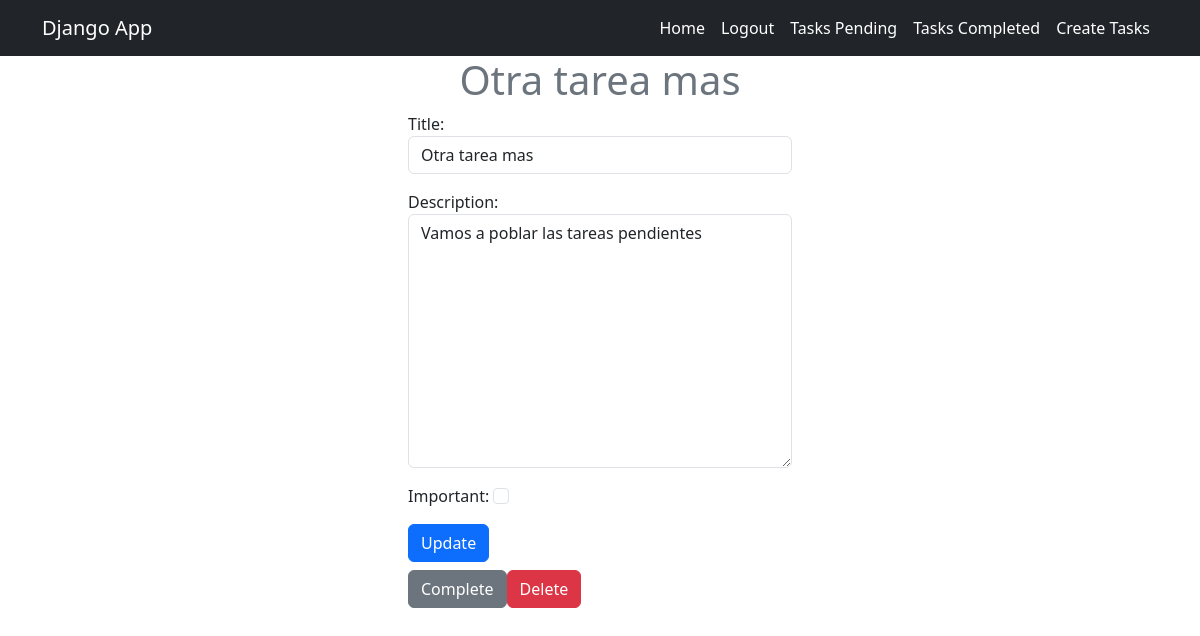
The app's page /tasks/7/ (signed in) with its own data.
### tasks/models.py (models this page shows, shortened)
class Task (models.Model):
    title = models.CharField(max_length=100)
    description = models.TextField(blank=True)
    created = models.DateTimeField(auto_now_add=True)
    datecompleted  = models.DateTimeField(null=True)
    important = models.BooleanField(default=False)
    user = models.ForeignKey(User, on_delete=models.CASCADE)

### tasks/views.py (the view, shortened to what this page needs)
# urls.py: path('tasks/<int:task_id>/', views.task_detail, name='task_detail'),
@login_required
def task_detail(request, task_id):
    if request.method == 'GET':
        task = get_object_or_404(Task, pk=task_id, user=request.user)
        form = TaskForm(instance=task)
        return render(request, 'task_detail.html', {'task': task, 'form':form})

### tasks/forms.py
class TaskForm(forms.ModelForm):
    class Meta:
        model = Task
        fields = ['title', 'description', 'important']
        widgets = {
            'title': forms.TextInput(attrs={'class': 'form-control', 'placeholder': 'Escribe un Nombre'}),
            'description': forms.Textarea(attrs={'class': 'form-control', 'placeholder': 'Escribe una Descripción de la Tarea'}),
            'important': forms.CheckboxInput(attrs={'class': 'form-check-input text-center'}),
        }

### tasks/templates/task_detail.html (shortened to what this page needs)
{% extends 'base.html' %}
{% block content %}
    <main class="conteiner">
        <div class="row">
            <div class="col-md-4 offset-md-4">
                <h1 class="text-secondary text-center">{{task.title}}</h1>
                    <form method="post">
                        {{form.as_p}}
                        <button class="btn btn-primary">
                            Update
                        </button>
                    </form>
                <div class="d-flex mt-2">
                    <form action="{% url 'complete_task' task.id %}" method="post">
                        <button  class="btn btn-secondary">
                            Complete
                        </button>
                    </form>
                    <form action="{% url 'delete_task' task.id %}" method="post">
                        <button  class="btn btn-danger">
                            Delete
                        </button>
                    </form>
                </div>
            </div>
        </div>
    </main>
{% endblock %}

### records on screen
Task: title "Otra tarea mas", description "Vamos a poblar las tareas pendientes"
